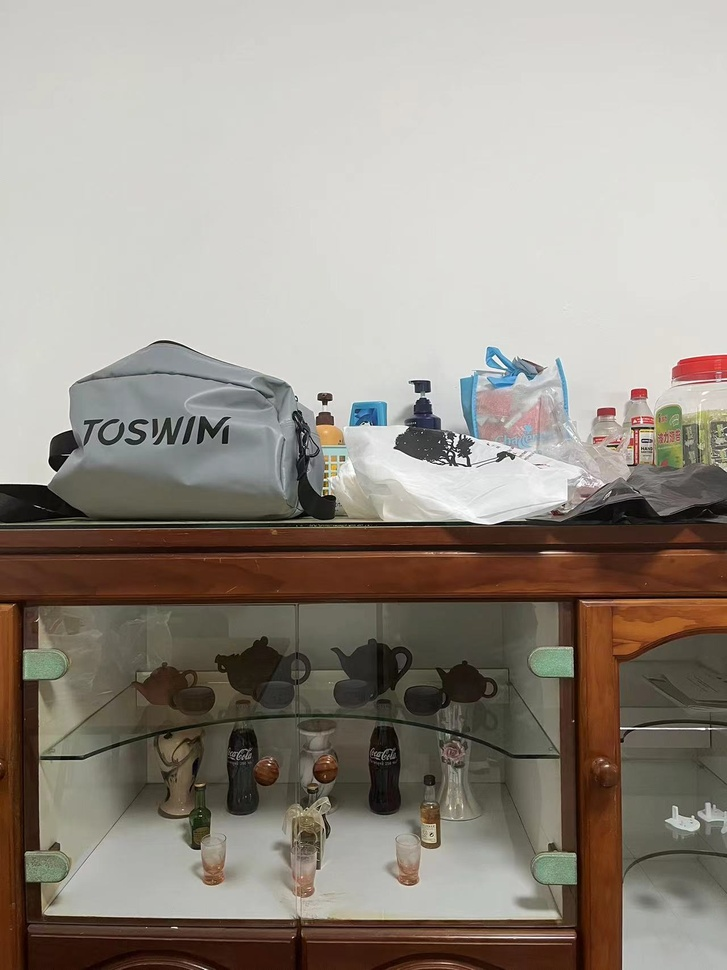
#> input picture MuAR_summary/python/Feature Matching/img1.jpg, 727 x 970 px, shrunk from 1280 x 1707 before the run
$ python fast.py
#> lines starting #> are read from the running program, lines starting #| are printed output that depends on the picture
import numpy as np
import cv2 as cv
from matplotlib import pyplot as plt

img = cv.imread('img1.jpg',0)
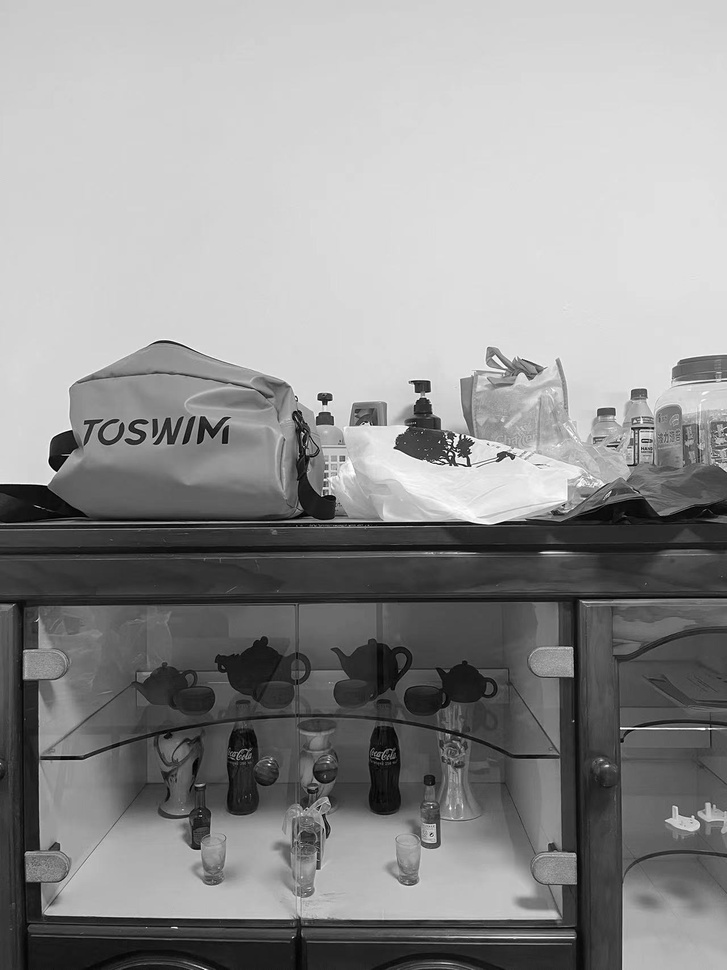
#> img: shape (970, 727); min 0, max 255, mean 145

# Initiate FAST object with default values
fast = cv.FastFeatureDetector_create()

# find and draw the keypoints
kp = fast.detect(img,None)
#> kp = 5194 keypoints; strongest (x, y, size): (318, 399, 7), (455, 436, 7), (473, 443, 7), (394, 447, 7)
img2 = cv.drawKeypoints(img, kp, None, color=(0,0,255))
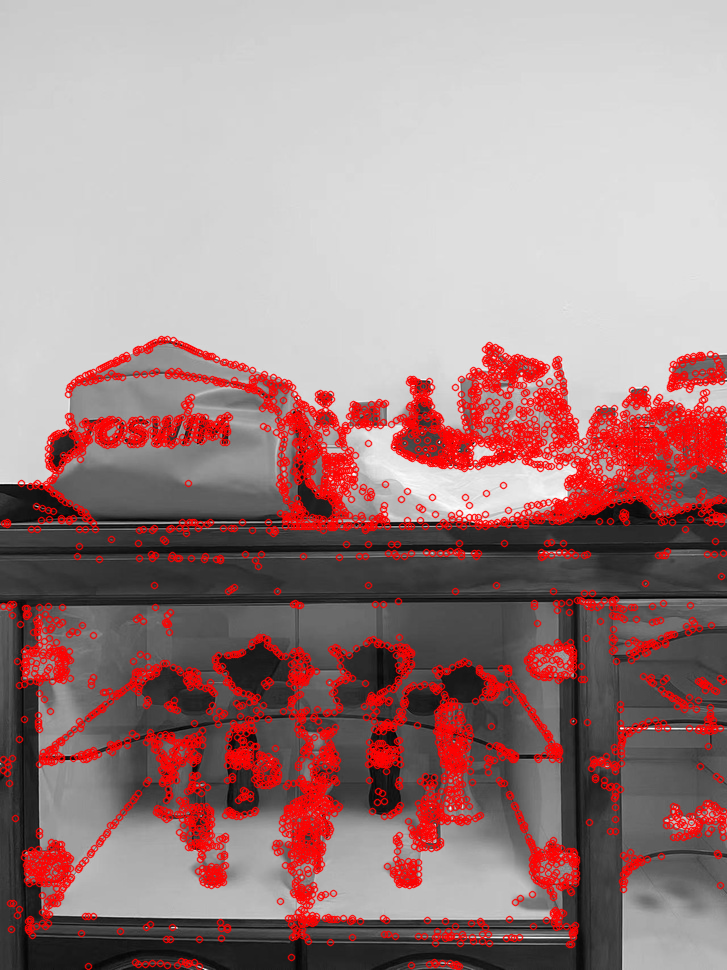
#> img2: shape (970, 727, 3); mean of channels 0, 1, 2 132.2, 132.2, 161.8; drawn as B, G, R

# Print all default params
print( "Threshold: {}".format(fast.getThreshold()) )
print( "nonmaxSuppression:{}".format(fast.getNonmaxSuppression()) )
print( "neighborhood: {}".format(fast.getType()) )
print( "Total Keypoints with nonmaxSuppression: {}".format(len(kp)) )
#| Total Keypoints with nonmaxSuppression: 5194

cv.imwrite('fast_true.png',img2)

# Disable nonmaxSuppression
fast.setNonmaxSuppression(0)
kp = fast.detect(img,None)
#> kp = 17868 keypoints; strongest (x, y, size): (161, 339, 7), (165, 339, 7), (167, 339, 7), (155, 340, 7)

print( "Total Keypoints without nonmaxSuppression: {}".format(len(kp)) )
#| Total Keypoints without nonmaxSuppression: 17868

img3 = cv.drawKeypoints(img, kp, None, color=(0,0,255))
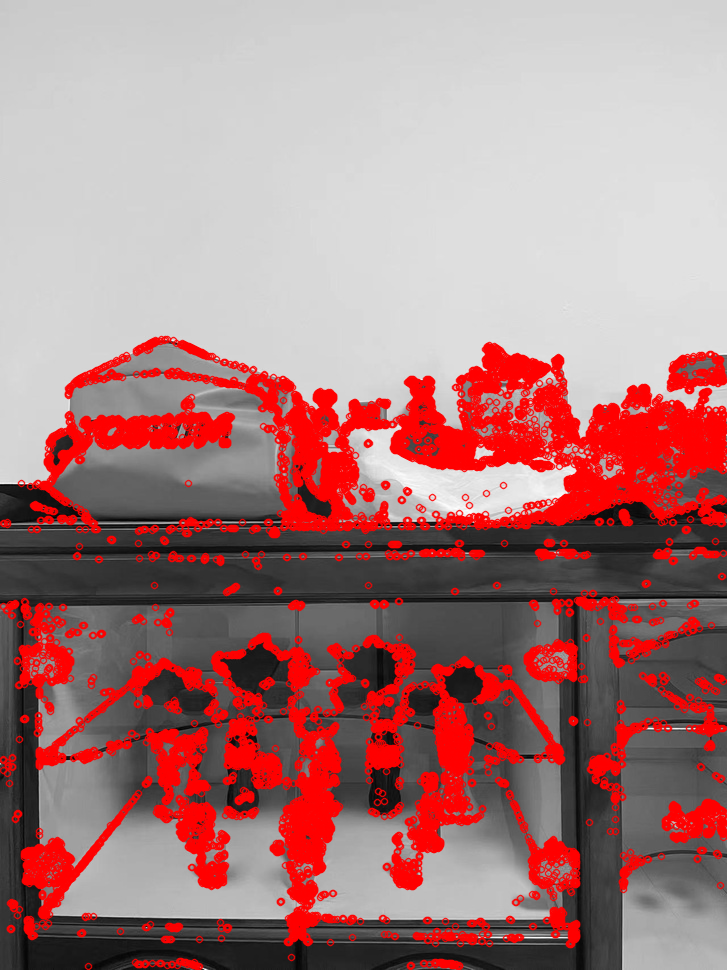
#> img3: shape (970, 727, 3); mean of channels 0, 1, 2 126.4, 126.4, 169.8; drawn as B, G, R

cv.imwrite('fast_false.png',img3)

$ run again, with MuAR_summary/python/Feature Matching/img2.jpg copied over MuAR_summary/python/Feature Matching/img1.jpg
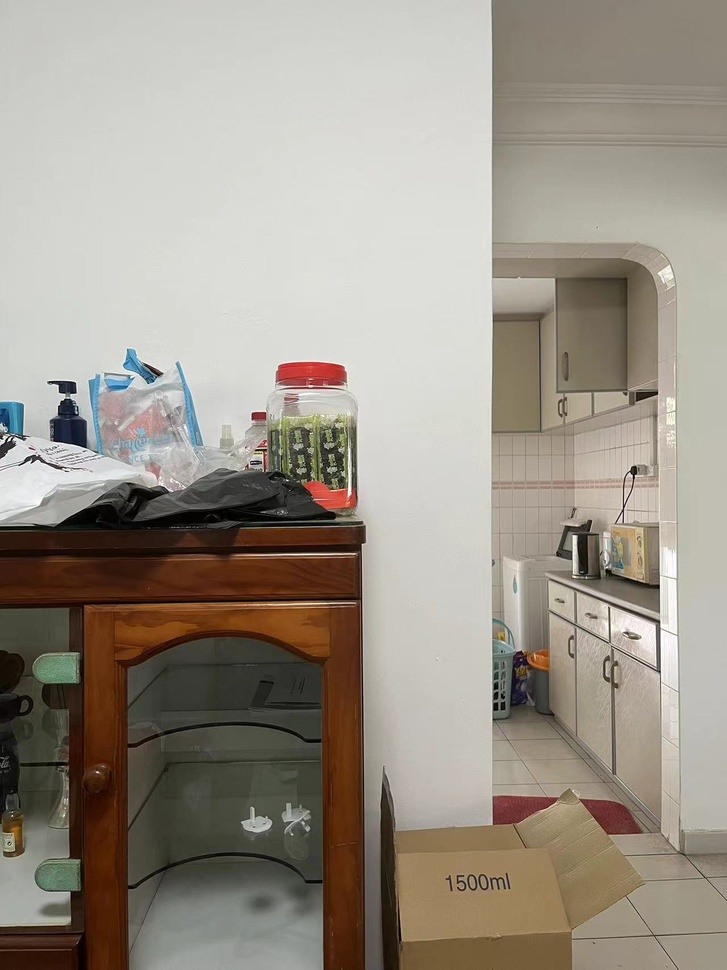
#> input picture MuAR_summary/python/Feature Matching/img2.jpg, 727 x 970 px, shrunk from 1280 x 1707 before the run
#> `img = cv.imread('img1.jpg',0)`:
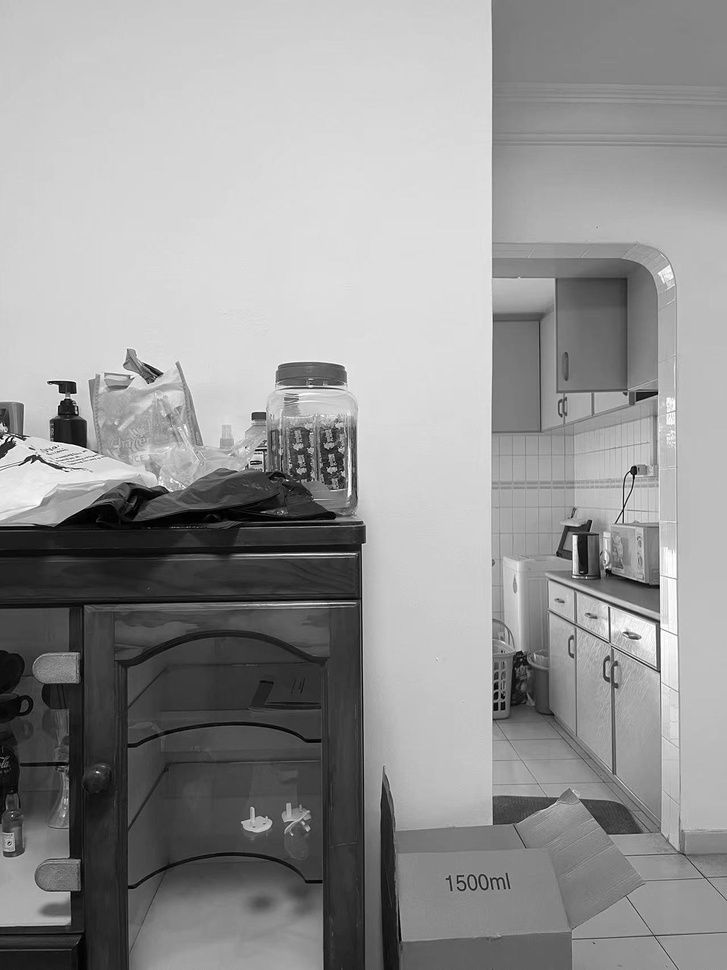
#> img: shape (970, 727); min 0, max 255, mean 148.8
#> `kp = fast.detect(img,None)`: kp = 4731 keypoints; strongest (x, y, size): (49, 382, 7), (57, 385, 7), (61, 401, 7), (32, 462, 7)
#| Total Keypoints with nonmaxSuppression: 4731
#> `kp = fast.detect(img,None)`: kp = 15905 keypoints; strongest (x, y, size): (595, 226, 7), (597, 226, 7), (596, 227, 7), (597, 227, 7)
#| Total Keypoints without nonmaxSuppression: 15905
#> `img3 = cv.drawKeypoints(img, kp, None, color=(0,0,255))`:
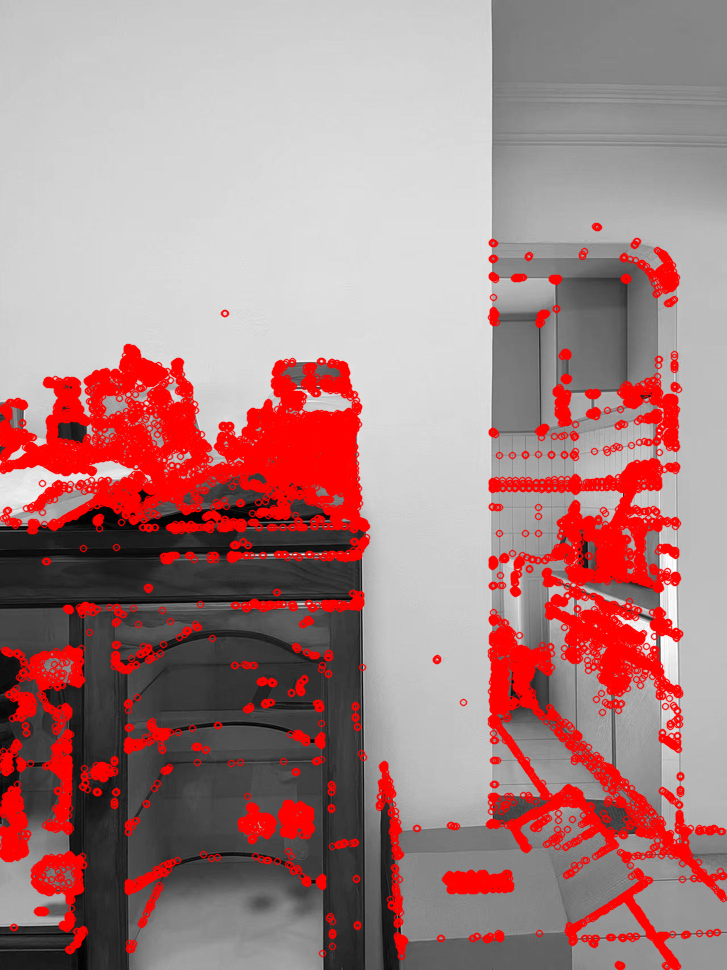
#> img3: shape (970, 727, 3); mean of channels 0, 1, 2 130.3, 130.3, 168.2; drawn as B, G, R
